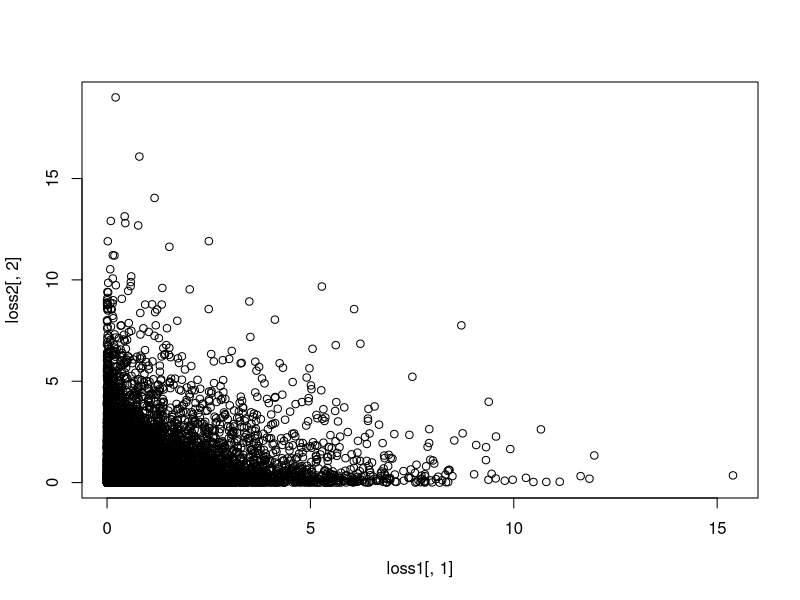
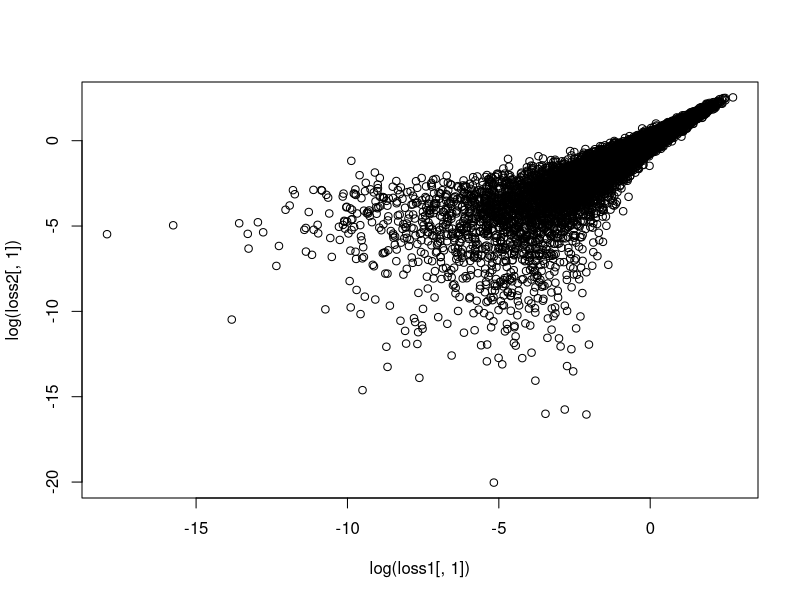
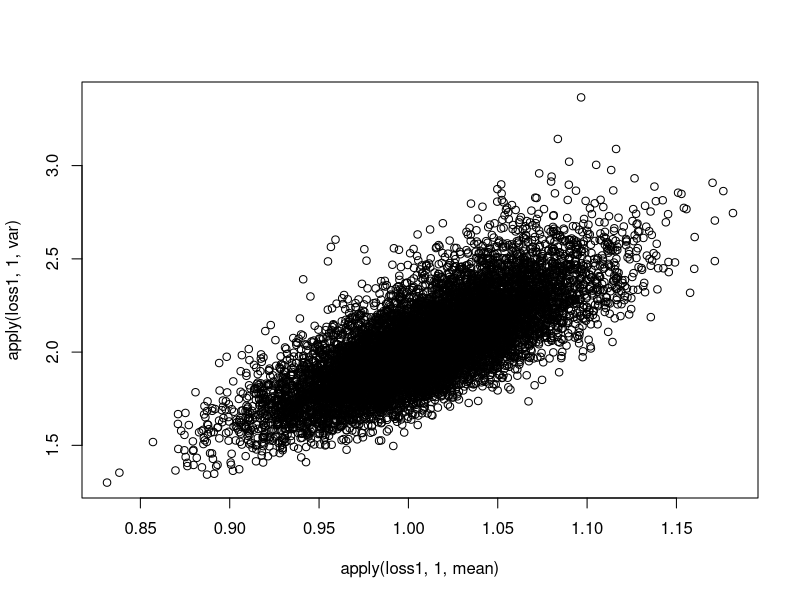
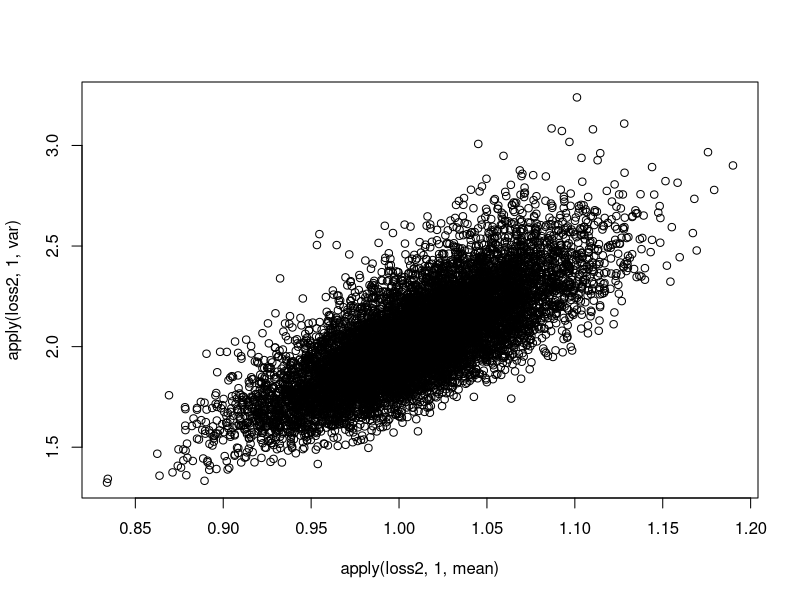
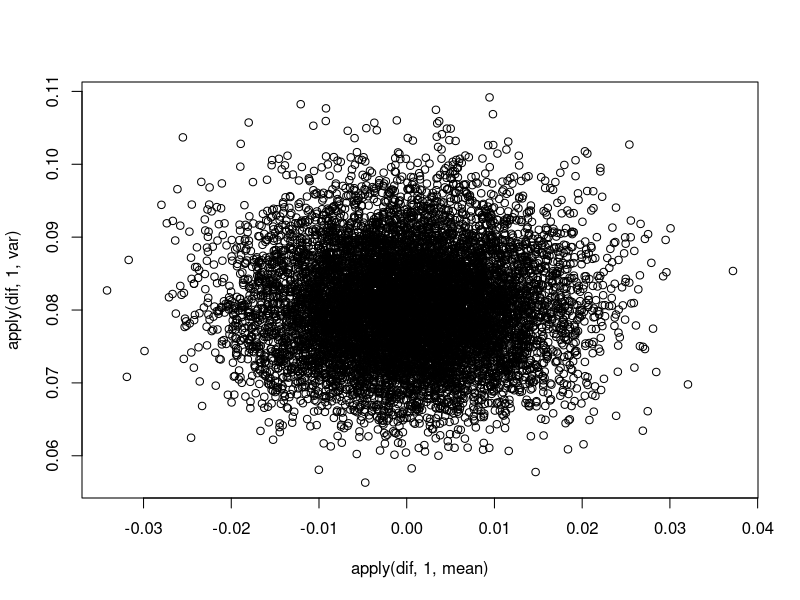

The R source for these figures, in order: (Note: this script raises an error after producing the figures.)

n <- 10000

res <- replicate(1000, {
  a <- rnorm(n, mean = 0, sd = .1)
  b <- rnorm(n, mean = 0, sd = .1)
  c <- rnorm(n, mean = 0, sd = 1)
  
  loss1 <- (a - c)^2
  loss2 <- (b - c)^2
  
  cbind(loss1, loss2)
})

loss1 <- res[, 1, ]
loss2 <- res[, 2, ]
dif <- loss1 - loss2

# Same results as before (but without any model)
plot(loss1[, 1], loss2[, 2])
plot(log(loss1[, 1]), log(loss2[, 1]))

# Heteroscedasticity in the two losses
plot(apply(loss1, 1, mean), apply(loss1, 1, var))
plot(apply(loss2, 1, mean), apply(loss2, 1, var))

# But not in the difference
plot(apply(dif, 1, mean), apply(dif, 1, var))

# Type I error OK
mean(apply(dif, 2, function(x) {t.test(x)$p.value < 0.05}))

# Type I error of log difference (ratio test) about the same
mean(apply(log_dif, 2, function(x) {t.test(x)$p.value < 0.05}))


